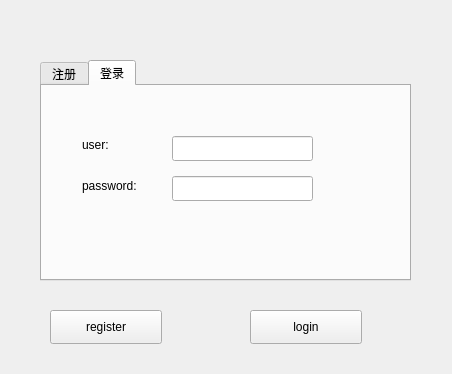
<?xml version="1.0" encoding="UTF-8"?>
<ui version="4.0">
 <class>login</class>
 <widget class="QWidget" name="login">
  <property name="geometry">
   <rect>
    <x>0</x>
    <y>0</y>
    <width>452</width>
    <height>374</height>
   </rect>
  </property>
  <property name="windowTitle">
   <string>Form</string>
  </property>
  <widget class="QTabWidget" name="tabWidget">
   <property name="geometry">
    <rect>
     <x>40</x>
     <y>60</y>
     <width>371</width>
     <height>221</height>
    </rect>
   </property>
   <property name="currentIndex">
    <number>1</number>
   </property>
   <widget class="QWidget" name="tab">
    <attribute name="title">
     <string>注册</string>
    </attribute>
    <widget class="QLabel" name="label">
     <property name="geometry">
      <rect>
       <x>40</x>
       <y>40</y>
       <width>81</width>
       <height>18</height>
      </rect>
     </property>
     <property name="text">
      <string>tel:</string>
     </property>
    </widget>
    <widget class="QLineEdit" name="registerTel">
     <property name="geometry">
      <rect>
       <x>130</x>
       <y>40</y>
       <width>141</width>
       <height>25</height>
      </rect>
     </property>
     <property name="echoMode">
      <enum>QLineEdit::Normal</enum>
     </property>
     <property name="placeholderText">
      <string>请输入电话号码</string>
     </property>
    </widget>
    <widget class="QLabel" name="label_2">
     <property name="geometry">
      <rect>
       <x>40</x>
       <y>80</y>
       <width>81</width>
       <height>18</height>
      </rect>
     </property>
     <property name="text">
      <string>user:</string>
     </property>
    </widget>
    <widget class="QLabel" name="label_5">
     <property name="geometry">
      <rect>
       <x>40</x>
       <y>120</y>
       <width>81</width>
       <height>20</height>
      </rect>
     </property>
     <property name="text">
      <string>password:</string>
     </property>
    </widget>
    <widget class="QLineEdit" name="registerUser">
     <property name="geometry">
      <rect>
       <x>130</x>
       <y>80</y>
       <width>141</width>
       <height>25</height>
      </rect>
     </property>
    </widget>
    <widget class="QLineEdit" name="registerPasswrd">
     <property name="geometry">
      <rect>
       <x>130</x>
       <y>120</y>
       <width>141</width>
       <height>25</height>
      </rect>
     </property>
     <property name="echoMode">
      <enum>QLineEdit::Password</enum>
     </property>
    </widget>
   </widget>
   <widget class="QWidget" name="tab_2">
    <attribute name="title">
     <string>登录</string>
    </attribute>
    <widget class="QLabel" name="label_6">
     <property name="geometry">
      <rect>
       <x>40</x>
       <y>90</y>
       <width>81</width>
       <height>20</height>
      </rect>
     </property>
     <property name="text">
      <string>password:</string>
     </property>
    </widget>
    <widget class="QLabel" name="label_7">
     <property name="geometry">
      <rect>
       <x>40</x>
       <y>50</y>
       <width>81</width>
       <height>18</height>
      </rect>
     </property>
     <property name="text">
      <string>user:</string>
     </property>
    </widget>
    <widget class="QLineEdit" name="loginPasswrd">
     <property name="geometry">
      <rect>
       <x>130</x>
       <y>90</y>
       <width>141</width>
       <height>25</height>
      </rect>
     </property>
     <property name="echoMode">
      <enum>QLineEdit::Password</enum>
     </property>
    </widget>
    <widget class="QLineEdit" name="loignUser">
     <property name="geometry">
      <rect>
       <x>130</x>
       <y>50</y>
       <width>141</width>
       <height>25</height>
      </rect>
     </property>
    </widget>
   </widget>
  </widget>
  <widget class="QPushButton" name="pushButton">
   <property name="geometry">
    <rect>
     <x>50</x>
     <y>310</y>
     <width>112</width>
     <height>34</height>
    </rect>
   </property>
   <property name="text">
    <string>register</string>
   </property>
  </widget>
  <widget class="QPushButton" name="pushButton_2">
   <property name="geometry">
    <rect>
     <x>250</x>
     <y>310</y>
     <width>112</width>
     <height>34</height>
    </rect>
   </property>
   <property name="text">
    <string>login</string>
   </property>
  </widget>
 </widget>
 <resources/>
 <connections/>
</ui>
